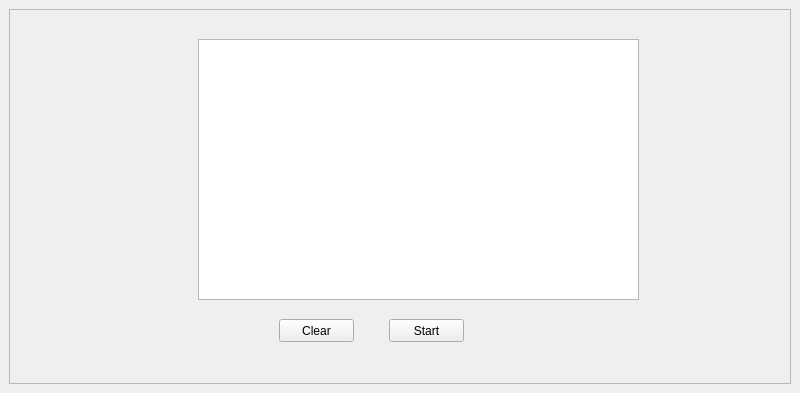
<?xml version="1.0" encoding="UTF-8"?>
<ui version="4.0">
 <class>MainWindow</class>
 <widget class="QMainWindow" name="MainWindow">
  <property name="geometry">
   <rect>
    <x>0</x>
    <y>0</y>
    <width>800</width>
    <height>393</height>
   </rect>
  </property>
  <property name="windowTitle">
   <string>MainWindow</string>
  </property>
  <widget class="QWidget" name="centralwidget">
   <layout class="QHBoxLayout" name="horizontalLayout">
    <item>
     <widget class="QFrame" name="frame">
      <property name="frameShape">
       <enum>QFrame::StyledPanel</enum>
      </property>
      <property name="frameShadow">
       <enum>QFrame::Raised</enum>
      </property>
      <widget class="QWidget" name="horizontalLayoutWidget">
       <property name="geometry">
        <rect>
         <x>189</x>
         <y>30</y>
         <width>441</width>
         <height>261</height>
        </rect>
       </property>
       <layout class="QHBoxLayout" name="horizontalLayout_2">
        <item>
         <widget class="QTextEdit" name="textEdit"/>
        </item>
       </layout>
      </widget>
      <widget class="QPushButton" name="start_btn">
       <property name="geometry">
        <rect>
         <x>380</x>
         <y>310</y>
         <width>75</width>
         <height>23</height>
        </rect>
       </property>
       <property name="text">
        <string>Start</string>
       </property>
      </widget>
      <widget class="QPushButton" name="printbutton">
       <property name="geometry">
        <rect>
         <x>270</x>
         <y>310</y>
         <width>75</width>
         <height>23</height>
        </rect>
       </property>
       <property name="text">
        <string>Clear</string>
       </property>
      </widget>
     </widget>
    </item>
   </layout>
  </widget>
 </widget>
 <resources/>
 <connections/>
</ui>
